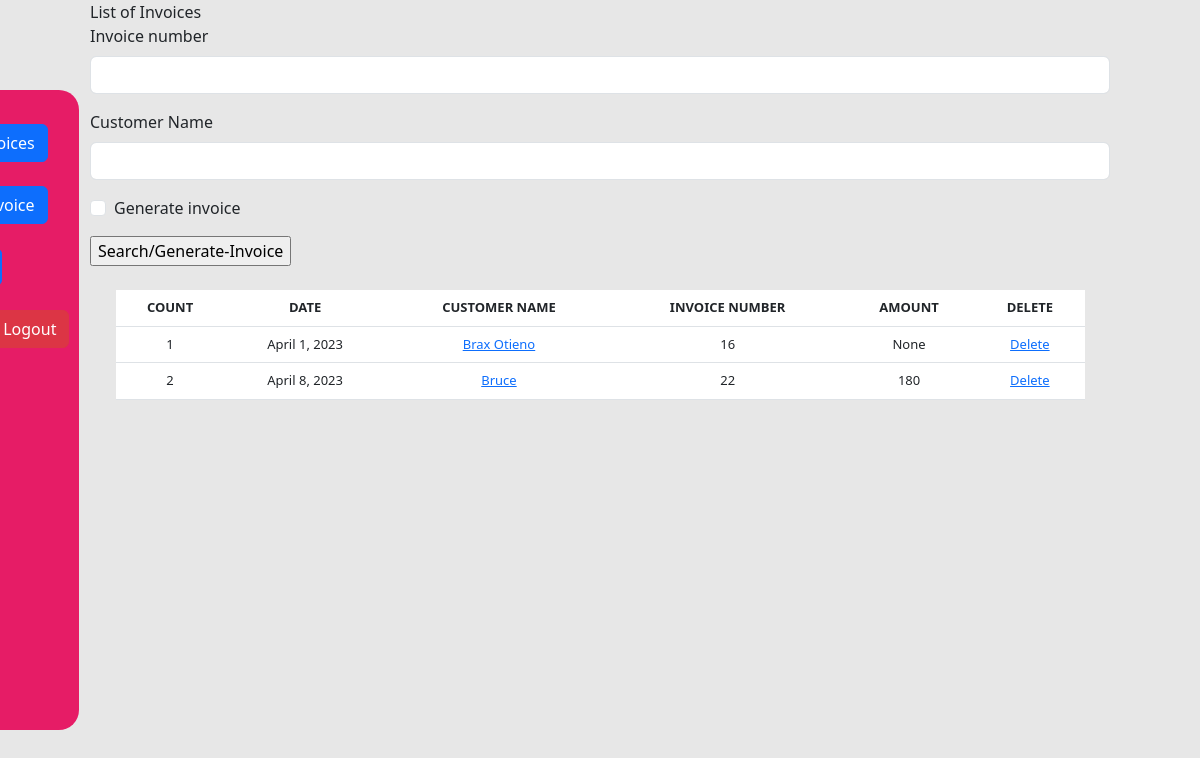
The page /list_invoice/ (signed in) on the database as committed earlier.
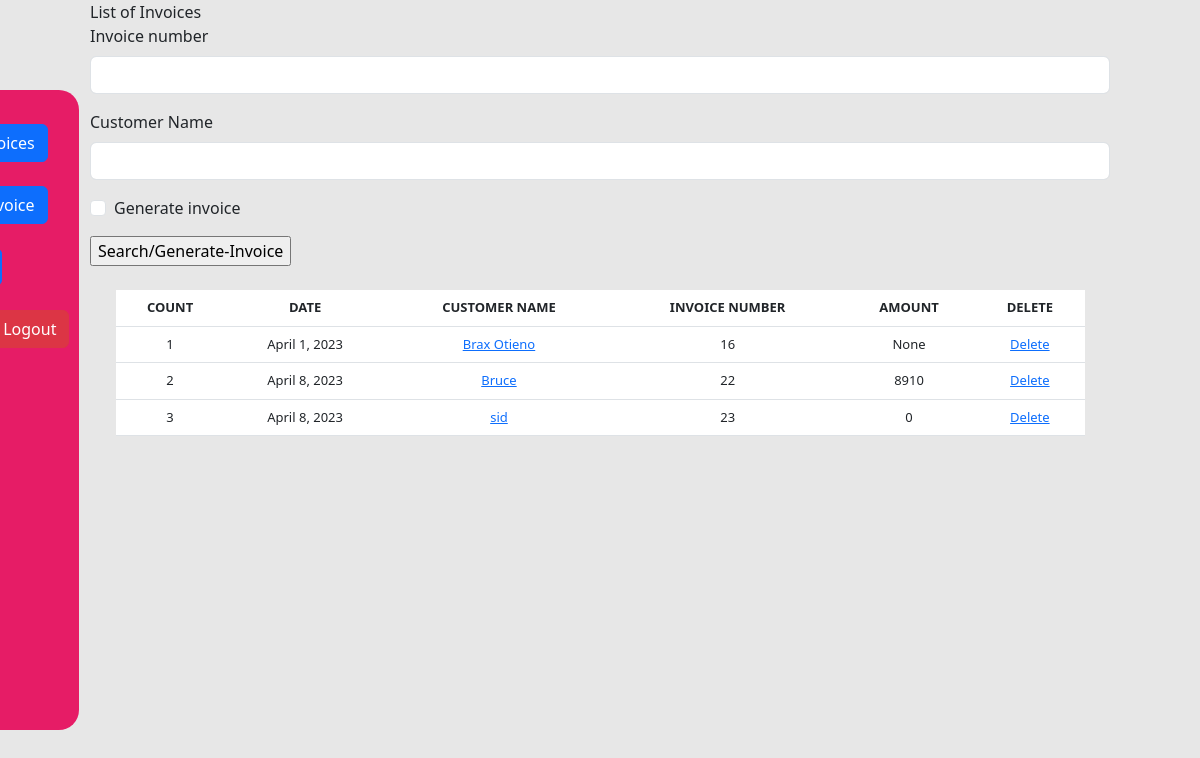
The same page on the database as committed later.
### invoicemgmt/models.py (models this page shows, shortened)
class Invoice(models.Model):
    comments = models.TextField(
        max_length=3000, default='', blank=True, null=True)
    invoice_number = models.IntegerField(blank=True, null=True)
    invoice_date = models.DateField(
        auto_now_add=False, auto_now=False, blank=True, null=True)
    name = models.CharField('Customer Name', max_length=120,
                            default='', blank=True, null=True)
    line_one = models.CharField(
        'Line 1', max_length=120, default='', blank=True, null=True)
    line_one_quantity = models.IntegerField(
        'Quantity', default=0, blank=True, null=True)
    line_one_unit_price = models.IntegerField(
        'Unit Price (D)', default=0, blank=True, null=True)
    line_one_total_price = models.IntegerField(
        'Line Total (D)', default=0, blank=True, null=True)
    line_two = models.CharField(
        'Line 2', max_length=120, default='', blank=True, null=True)
    line_two_quantity = models.IntegerField(
        'Quantity', default=0, blank=True, null=True)
    line_two_unit_price = models.IntegerField(
        'Unit Price (D)', default=0, blank=True, null=True)
    line_two_total_price = models.IntegerField(
        'Line Total (D)', default=0, blank=True, null=True)
    line_three = models.CharField(
        'Line 3', max_length=120, default='', blank=True, null=True)
    line_three_quantity = models.IntegerField(
        'Quantity', default=0, blank=True, null=True)
    line_three_unit_price = models.IntegerField(
        'Unit Price (D)', default=0, blank=True, null=True)
    line_three_total_price = models.IntegerField(
        'Line Total (D)', default=0, blank=True, null=True)
    line_four = models.CharField(
        'Line 4', max_length=120, default='', blank=True, null=True)
    line_four_quantity = models.IntegerField(
        'Quantity', default=0, blank=True, null=True)
    line_four_unit_price = models.IntegerField(
        'Unit Price (D)', default=0, blank=True, null=True)
    line_four_total_price = models.IntegerField(
        'Line Total (D)', default=0, blank=True, null=True)
    line_five = models.CharField(
        'Line 5', max_length=120, default='', blank=True, null=True)
    line_five_quantity = models.IntegerField(
        'Quantity', default=0, blank=True, null=True)
    line_five_unit_price = models.IntegerField(
        'Unit Price (D)', default=0, blank=True, null=True)
    line_five_total_price = models.IntegerField(
        'Line Total (D)', default=0, blank=True, null=True)
    phone_number = models.CharField(
        max_length=120, default='', blank=True, null=True)
    total = models.IntegerField(default='0', blank=True, null=True)
    balance = models.IntegerField(default='0', blank=True, null=True)
    timestamp = models.DateTimeField(auto_now_add=True, auto_now=False)
    last_updated = models.DateTimeField(
        auto_now_add=False, auto_now=True, blank=True)
    paid = models.BooleanField(default=False)
    invoice_type_choice = (
        ('Receipt', 'Receipt'),
        ('Proforma Invoice', 'Proforma Invoice'),
        ('Invoice', 'Invoice'),
    )
    invoice_type = models.CharField(
        max_length=50, default='', blank=True, null=True, choices=invoice_type_choice)

### invoicemgmt/views.py (the view, shortened to what this page needs)
# urls.py: path('list_invoice/', views.list_invoice, name='list_invoice'),
@login_required
def list_invoice(request):
    title = 'List of Invoices'
    queryset = Invoice.objects.all()
    form = InvoiceSearchForm(request.POST or None)
    context = {
        "title": title,
        "queryset": queryset,
        "form": form,
    }
    return render(request, "list_item.html", context)

### invoicemgmt/forms.py
class InvoiceSearchForm(forms.ModelForm):
    generate_invoice = forms.BooleanField(required=False)
    class Meta:
        model = Invoice
        fields = ['invoice_number', 'name', 'generate_invoice']

### templates/list_item.html (shortened to what this page needs)
{% extends "navbar.html" %} {% load crispy_forms_tags %} {% block title %}Create an account{% endblock %}
{%block content %}  {{title}}
<br />
<form method="POST" action="">
  {{ form | crispy}}
  <input type="submit" value="Search/Generate-Invoice" />
</form>
<br />
<table class="table">
  <thead>
    <tr>
      <th>COUNT</th>
      <th>DATE</th>
      <th>CUSTOMER NAME</th>
      <th>INVOICE NUMBER</th>
      <th>AMOUNT</th>
      <th>DELETE</th>
    </tr>
  </thead>
  {% for instance in queryset %}
  <tr>
    <td>{{forloop.counter}}</td>
    <td>{{instance.invoice_date}}</td>
    <td>
      <a href="{% url 'update_invoice' instance.id %}">{{instance.name}}</a>
    </td>
    <td>{{instance.invoice_number}}</td>
    <td>{{instance.total}}</td>
    <td><a href="{% url 'delete_invoice' instance.id %}">Delete</a></td>
  </tr>
  {% endfor %}
</table> {% endblock %}

Rows that differ between the two databases and show on the page:
changed Invoice "Bruce": total "180" → "8910"
added Invoice: invoice_date "April 8, 2023", name "sid", invoice_number "23", total "0"
